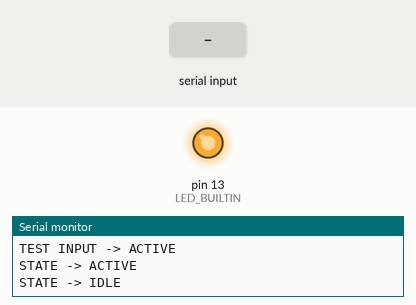
The sketch below on a simulated Arduino Uno, built with avr-gcc and run on an emulated ATmega328P. Shown: output pins drawn as LEDs (lit = HIGH), the last lines printed to the serial monitor. Dashed ring = blinking. The inputs (shaded band) are chosen by the test bench.

Above: at 1.4 s.
1.5 s: "a" received over Serial
At 2.8 s:
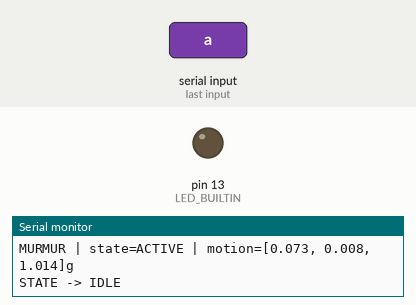
4.5 s: "h" received over Serial
6.4 s: "r" received over Serial
At 7.4 s:
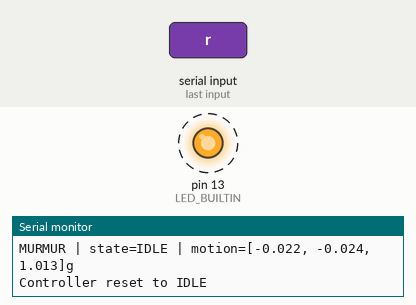
Timing chart, 0 to 15.4 s (numbered marks = the images above; inputs shaded):
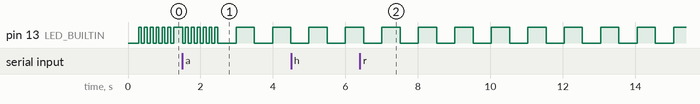

Measured:
- by itself, pin 13 (LED_BUILTIN): alternates HIGH for 0.50 s and LOW for 0.50 s

The sketch:

murmur_p01a_bench.ino
```cpp
/*
 * MURMUR P01-A — bench firmware
 * Target: Raspberry Pi Pico 2 (RP2350, non-wireless)
 *
 * Bench/simulation firmware only. No optical/high-power actuator is enabled here.
 * It exercises the controller state machine, I2C bus, haptic output, status LED,
 * SD-card SPI pins, serial diagnostics, and a simulated motion input.
 *
 * Pin plan (P01-A):
 *   I2C SDA  GP4
 *   I2C SCL  GP5
 *   SD MISO  GP16
 *   SD CS    GP17
 *   SD SCK   GP18
 *   SD MOSI  GP19
 *   HAPTIC   GP20  -> DRV2605L INT/trigger test line (bench LED/buzzer substitute)
 *   TEST IN  GP21  -> momentary bench input, active LOW
 *   STATUS   GP25  -> onboard LED
 *
 * I2C devices on GP4/GP5:
 *   LIS3DH  0x18 (or 0x19)
 *   AS7343  0x39
 *   DRV2605L 0x5A
 *
 * The first implementation deliberately uses only Wire + GPIO so it can compile
 * in browser simulators without third-party library dependencies. Real sensor
 * drivers are added in the hardware integration branch after bus verification.
 */

#include <Arduino.h>
#include <Wire.h>

namespace Pins {
  constexpr uint8_t I2C_SDA = 4;
  constexpr uint8_t I2C_SCL = 5;
  constexpr uint8_t SD_MISO = 16;
  constexpr uint8_t SD_CS = 17;
  constexpr uint8_t SD_SCK = 18;
  constexpr uint8_t SD_MOSI = 19;
  constexpr uint8_t HAPTIC = 20;
  constexpr uint8_t TEST_IN = 21;
  constexpr uint8_t STATUS = LED_BUILTIN;
}

namespace Addr {
  constexpr uint8_t LIS3DH_A = 0x18;
  constexpr uint8_t LIS3DH_B = 0x19;
  constexpr uint8_t AS7343 = 0x39;
  constexpr uint8_t DRV2605L = 0x5A;
}

enum class State : uint8_t {
  BOOT,
  IDLE,
  ACTIVE,
  FAULT
};

State state = State::BOOT;
uint32_t bootMs = 0;
uint32_t lastReportMs = 0;
uint32_t lastBlinkMs = 0;
uint32_t activeUntilMs = 0;
bool lastButton = HIGH;
bool i2cFault = false;

const char* stateName(State s) {
  switch (s) {
    case State::BOOT: return "BOOT";
    case State::IDLE: return "IDLE";
    case State::ACTIVE: return "ACTIVE";
    case State::FAULT: return "FAULT";
  }
  return "UNKNOWN";
}

bool probeI2C(uint8_t address) {
  Wire.beginTransmission(address);
  return Wire.endTransmission() == 0;
}

void scanI2C() {
  Serial.println(F("I2C scan:"));
  uint8_t found = 0;
  for (uint8_t address = 1; address < 127; ++address) {
    if (probeI2C(address)) {
      Serial.print(F("  0x"));
      if (address < 16) Serial.print('0');
      Serial.println(address, HEX);
      ++found;
    }
  }
  Serial.print(F("I2C devices found: "));
  Serial.println(found);
}

void evaluateExpectedDevices() {
  const bool lis = probeI2C(Addr::LIS3DH_A) || probeI2C(Addr::LIS3DH_B);
  const bool as = probeI2C(Addr::AS7343);
  const bool drv = probeI2C(Addr::DRV2605L);

  Serial.print(F("LIS3DH: ")); Serial.println(lis ? F("FOUND") : F("not detected (sim OK)"));
  Serial.print(F("AS7343: ")); Serial.println(as ? F("FOUND") : F("not detected (sim OK)"));
  Serial.print(F("DRV2605L: ")); Serial.println(drv ? F("FOUND") : F("not detected (sim OK)"));

  // Absence is not a fault during the browser/simulator bench stage.
  i2cFault = false;
}

void setState(State next) {
  if (next == state) return;
  state = next;
  Serial.print(F("STATE -> "));
  Serial.println(stateName(state));
}

void hapticPulse(uint16_t ms = 80) {
  digitalWrite(Pins::HAPTIC, HIGH);
  delay(ms);
  digitalWrite(Pins::HAPTIC, LOW);
}

void handleSerial() {
  while (Serial.available()) {
    const char c = Serial.read();

    if (c == 'i' || c == 'I') {
      scanI2C();
      evaluateExpectedDevices();
    } else if (c == 'h' || c == 'H') {
      Serial.println(F("HAPTIC TEST"));
      hapticPulse();
    } else if (c == 'a' || c == 'A') {
      Serial.println(F("BENCH ACTIVE TEST: 1 second"));
      activeUntilMs = millis() + 1000;
      setState(State::ACTIVE);
    } else if (c == 'r' || c == 'R') {
      Serial.println(F("Controller reset to IDLE"));
      setState(State::IDLE);
    } else if (c == '?') {
      Serial.println(F("Commands: I=I2C scan H=haptic A=active test R=reset"));
    }
  }
}

void updateButton() {
  const bool now = digitalRead(Pins::TEST_IN);
  if (lastButton == HIGH && now == LOW) {
    Serial.println(F("TEST INPUT -> ACTIVE"));
    activeUntilMs = millis() + 1000;
    setState(State::ACTIVE);
  }
  lastButton = now;
}

void updateState() {
  const uint32_t now = millis();
  if (state == State::ACTIVE && now >= activeUntilMs) {
    hapticPulse(50);
    setState(State::IDLE);
  }
}

void updateStatusLed() {
  const uint32_t now = millis();
  const uint32_t interval = (state == State::FAULT) ? 100 : (state == State::ACTIVE ? 80 : 500);
  if (now - lastBlinkMs >= interval) {
    lastBlinkMs = now;
    digitalWrite(Pins::STATUS, !digitalRead(Pins::STATUS));
  }
}

void report() {
  const uint32_t now = millis();
  if (now - lastReportMs < 2000) return;
  lastReportMs = now;

  // Deterministic simulated motion values make the simulator useful even without
  // a physical LIS3DH/AS7343 attached.
  const float t = now / 1000.0f;
  const float simX = 0.08f * sin(t);
  const float simY = 0.05f * cos(t * 0.7f);
  const float simZ = 1.00f + 0.02f * sin(t * 0.4f);

  Serial.print(F("MURMUR | state="));
  Serial.print(stateName(state));
  Serial.print(F(" | motion=["));
  Serial.print(simX, 3); Serial.print(F(", "));
  Serial.print(simY, 3); Serial.print(F(", "));
  Serial.print(simZ, 3); Serial.println(F("]g"));
}

void setup() {
  pinMode(Pins::STATUS, OUTPUT);
  pinMode(Pins::HAPTIC, OUTPUT);
  pinMode(Pins::TEST_IN, INPUT_PULLUP);

  digitalWrite(Pins::STATUS, LOW);
  digitalWrite(Pins::HAPTIC, LOW);

  Serial.begin(115200);
  delay(250);

  Wire.setSDA(Pins::I2C_SDA);
  Wire.setSCL(Pins::I2C_SCL);
  Wire.begin();
  Wire.setClock(100000);

  bootMs = millis();
  Serial.println();
  Serial.println(F("========================================"));
  Serial.println(F("MURMUR P01-A BENCH CONTROLLER"));
  Serial.println(F("RP2350 / Pico 2 non-wireless"));
  Serial.println(F("SIMULATION-SAFE OUTPUT PROFILE"));
  Serial.println(F("========================================"));

  scanI2C();
  evaluateExpectedDevices();
  Serial.println(F("Ready. ? for commands."));

  setState(State::IDLE);
}

void loop() {
  handleSerial();
  updateButton();
  updateState();
  updateStatusLed();
  report();
  delay(5);
}
```
